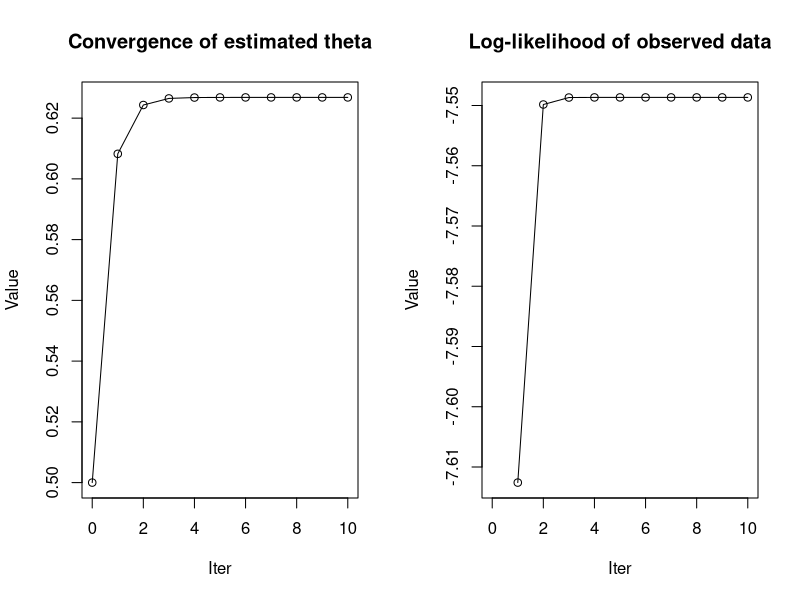
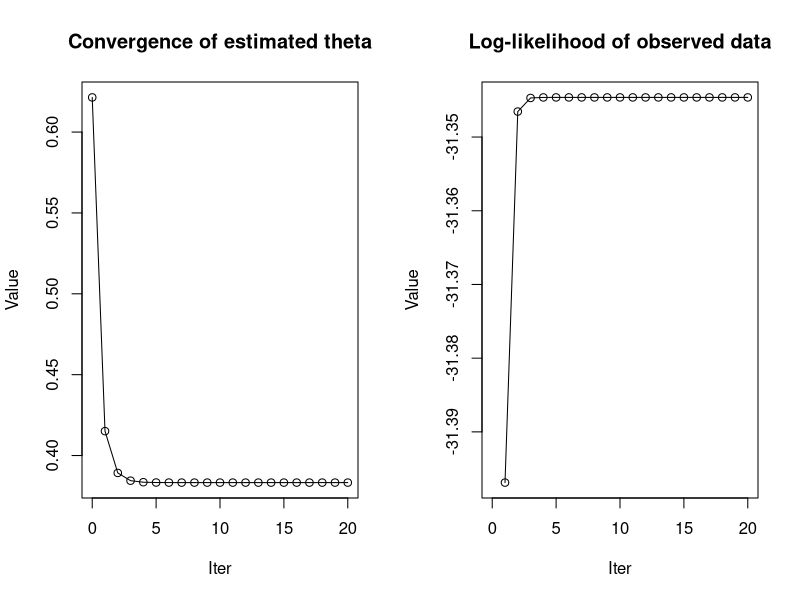
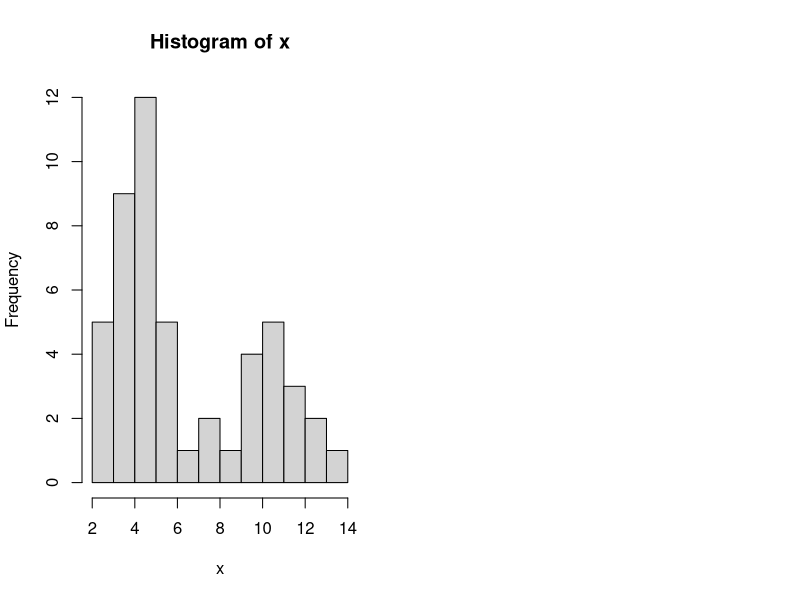
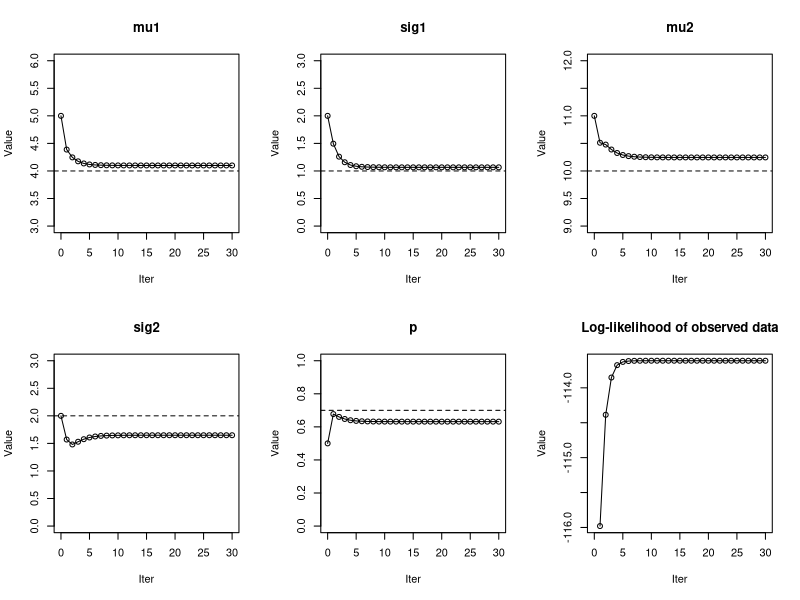
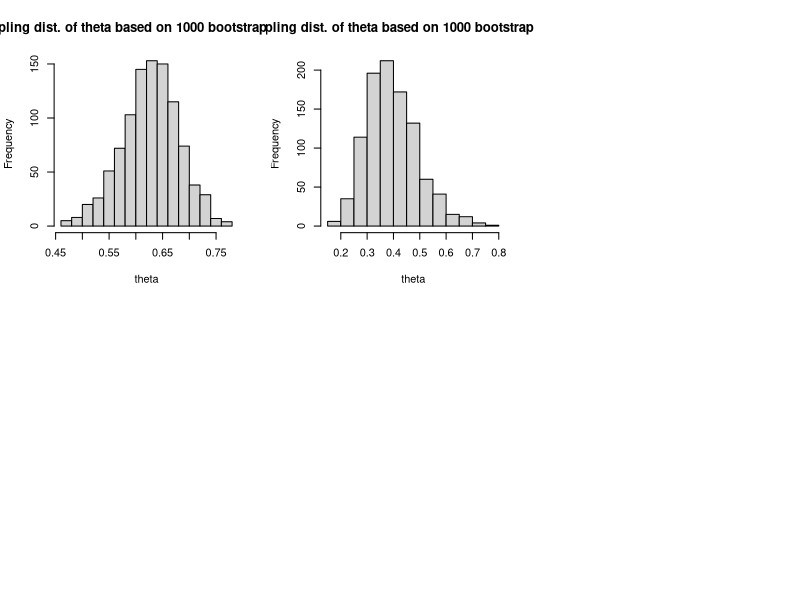
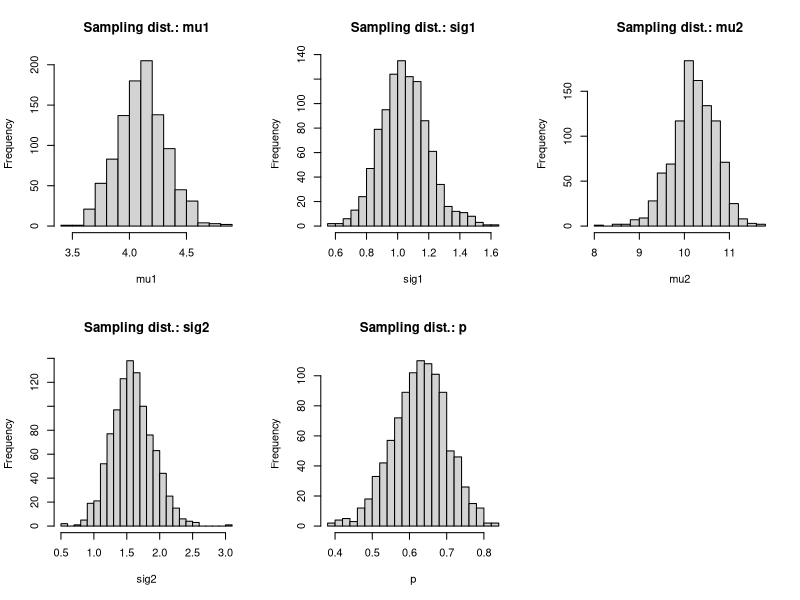

R code for these plots, in order:
#=====================================
#R code for chapter 7
#=====================================

#====================================================
#Example: Multinomial observations
x=c(125,18,20,34) #Original observations for the four cells
M=10 #Number of EM iterations
resvec=loglik=rep(NA,M+1)
resvec[1]=0.5 #Initial value

for(i in 2:(M+1)){
	z12=x[1]*resvec[i-1]/(2+resvec[i-1])
	nexttheta=(z12+x[4])/(z12+sum(x[2:4]))
	resvec[i]=nexttheta
	loglik[i]=dmultinom(x,size=sum(x),prob=c(0.5+nexttheta/4,
		(1-nexttheta)/4,(1-nexttheta)/4,nexttheta/4),log=T)
}

par(mfrow=c(1,2))
plot(0:M,resvec,type="o",main="Convergence of estimated theta",xlab="Iter",ylab="Value")
plot(0:M,loglik,type="o",main="Log-likelihood of observed data",xlab="Iter",ylab="Value")

#====================================================
#Example: Censored observations
x=c(0.920,1.382,2.552,0.920,1.333,2.497,0.957,0.509,0.578,0.939,3.519,0.299,0.607,1.679,3.491,3.565)
#Assume also that there are 4 censored observations; we only know that they are >4.
m=length(x); n=4; cc=4 #c is an internal command so we use cc instead
M=20 #Number of EM iterations
resvec=loglik=rep(NA,M+1)
resvec[1]=1/mean(x) #Initial value

for(i in 2:(M+1)){
	nexttheta=(m+n)/(sum(x)+(n*cc*resvec[i-1]+n)/resvec[i-1])
	resvec[i]=nexttheta
	loglik[i]=n*log(1-pexp(cc,rate=nexttheta))+sum(dexp(x,rate=nexttheta,log=T))
}

plot(0:M,resvec,type="o",main="Convergence of estimated theta",xlab="Iter",ylab="Value")
plot(0:M,loglik,type="o",main="Log-likelihood of observed data",xlab="Iter",ylab="Value")
#Data was actually generated based on a true theta of 0.5

#====================================================
#Example: Mixture distributions

#Generate data
set.seed(160)
y1=rnorm(50,mean=4,sd=1); y2=rnorm(50,mean=10,sd=2);
component=sample(1:2,size=50,replace=T,prob=c(0.7,0.3))
x=c(y1[which(component==1)],y2[which(component==2)]) #Note how we pick the correct element from y1/y2
x=sample(x) #Shuffle them
hist(x,breaks=10)

M=30 #Number of EM iterations
resmat=matrix(NA,nrow=M+1,ncol=5) #Columns are mu1,sig1,mu2,sig2,p
resmat[1,]=c(5,2,11,2,0.5) #Initial value
loglik=rep(NA,M+1)

for(i in 2:(M+1)){
	mu10=resmat[i-1,1]; sig10=resmat[i-1,2]
	mu20=resmat[i-1,3]; sig20=resmat[i-1,4]; p0=resmat[i-1,5]
	q0vec=p0*dnorm(x,mu10,sig10)/(p0*dnorm(x,mu10,sig10)+(1-p0)*dnorm(x,mu20,sig20))
	
	mu11=sum(q0vec*x)/sum(q0vec); sig11=sqrt(sum(q0vec*(x-mu11)^2)/sum(q0vec))
	mu21=sum((1-q0vec)*x)/sum((1-q0vec)); sig21=sqrt(sum((1-q0vec)*(x-mu21)^2)/sum((1-q0vec)))
	p1=mean(q0vec)
	resmat[i,]=c(mu11,sig11,mu21,sig21,p1)
	loglik[i]=sum(log(p1*dnorm(x,mu11,sig11)+(1-p1)*dnorm(x,mu21,sig21)))
}

par(mfrow=c(2,3))
plot(0:M,resmat[,1],type="o",main="mu1",ylim=c(3,6),xlab="Iter",ylab="Value"); abline(h=4,lty=2)
plot(0:M,resmat[,2],type="o",main="sig1",ylim=c(0,3),xlab="Iter",ylab="Value"); abline(h=1,lty=2)
plot(0:M,resmat[,3],type="o",main="mu2",ylim=c(9,12),xlab="Iter",ylab="Value"); abline(h=10,lty=2)
plot(0:M,resmat[,4],type="o",main="sig2",ylim=c(0,3),xlab="Iter",ylab="Value"); abline(h=2,lty=2)
plot(0:M,resmat[,5],type="o",main="p",ylim=c(0,1),xlab="Iter",ylab="Value"); abline(h=0.7,lty=2)
plot(0:M,loglik,type="o",main="Log-likelihood of observed data",xlab="Iter",ylab="Value")

#====================================================
#Standard error: Multinomial observations
#Method 1
library(numDeriv)
loglikfun=function(theta,dat){
	return(dmultinom(dat,size=sum(dat),prob=c(0.5+theta/4,(1-theta)/4,(1-theta)/4,theta/4),log=T))
}
dat=c(125,18,20,34)
theta=0.62682149762889672
GG=grad(loglikfun,theta,dat=dat) #Gradient, should be 0 at mle
HH=hessian(loglikfun,theta,dat=dat)
GG; sqrt(1/-HH) #SE

#Method 2
xx=c(rep(1,125),rep(2,18),rep(3,20),rep(4,34))
B=1000 #Number of bootstrap samples
M=20 #Number of EM iterations
resvec=rep(NA,B)
set.seed(123)
for(i in 1:B){
	theta=0.5 #Initial value
	thisx=sample(xx,replace=T) #Sample from original data
	y=table(thisx) #Cell counts for this bootstrap sample
	for(j in 1:M){
		z12=y[1]*theta/(2+theta)
		theta=(z12+y[4])/(z12+sum(y[2:4]))
	}
	resvec[i]=theta
	if(i%%100==0) print(i)
}
hist(resvec,main="Sampling dist. of theta based on 1000 bootstrap samples",xlab="theta",breaks=20)
sd(resvec)

#====================================================
#Standard error: Censored observations
#Method 1
library(numDeriv)
loglikfun=function(theta,dat,cc,n){
	return(n*log(1-pexp(cc,rate=theta))+sum(dexp(dat,rate=theta,log=T)))
}
dat=c(0.920,1.382,2.552,0.920,1.333,2.497,0.957,0.509,0.578,0.939,3.519,0.299,0.607,1.679,3.491,3.565)
n=4; cc=4; theta=0.38326107265
GG=grad(loglikfun,theta,dat=dat,cc=cc,n=n) #Gradient, should be 0 at mle
HH=hessian(loglikfun,theta,dat=dat,cc=cc,n=n)
GG; sqrt(1/-HH) #SE

#Method 2
B=1000 #Number of bootstrap samples
M=30 #Number of EM iterations
resvec=rep(NA,B)
set.seed(123)
for(i in 1:B){
	theta=0.5 #Initial value
	thisind=sample(1:20,replace=T) #Sample the indices
	cc=4; n=sum(thisind>=17); m=20-n #n is number of censored obs
	thisx=dat[thisind[thisind<=16]] #Observed data in bootstrap sample
	for(j in 1:M){
		nexttheta=(m+n)/(sum(thisx)+(n*cc*theta+n)/theta)
		theta=nexttheta
	}
	resvec[i]=theta
	if(i%%100==0) print(i)
}
hist(resvec,main="Sampling dist. of theta based on 1000 bootstrap samples",xlab="theta",breaks=20)
sd(resvec)

#====================================================
#Standard error: Mixture distributions
#Method 1
library(numDeriv)
loglikfun=function(theta,dat){ #Note that theta is a vector parameter (cannot use multiple arguments)
	mu1=theta[1]; sig1=theta[2]; mu2=theta[3]; sig2=theta[4]; p=theta[5]
	return(sum(log(p*dnorm(dat,mu1,sig1)+(1-p)*dnorm(dat,mu2,sig2))))
}
#Generate data set
set.seed(160)
y1=rnorm(50,mean=4,sd=1); y2=rnorm(50,mean=10,sd=2);
component=sample(1:2,size=50,replace=T,prob=c(0.7,0.3))
x=c(y1[which(component==1)],y2[which(component==2)]) #Note how we pick the correct element from y1/y2
dat=sample(x)

thetamle=c(4.09986063703316006,1.06565631064516997,10.24527945167525189,
		1.64816000488422931,0.63159485412309035)
GG=grad(loglikfun,thetamle,dat=dat) #Gradient, should be 0 at mle
HH=hessian(loglikfun,thetamle,dat=dat)
GG; solve(-HH) #Var-cov matrix
sqrt(diag(solve(-HH))) #SE of parameters

#Method 2
B=1000 #Number of bootstrap samples
M=50 #Number of EM iterations
resmat=matrix(NA,nrow=B,ncol=5)
set.seed(123)
for(i in 1:B){
	theta=thetamle #Initial value
	thisx=sample(dat,replace=T)
	for(j in 1:M){
		mu10=theta[1]; sig10=theta[2]
		mu20=theta[3]; sig20=theta[4]; p0=theta[5]
		q0vec=p0*dnorm(thisx,mu10,sig10)/(p0*dnorm(thisx,mu10,sig10)+(1-p0)*dnorm(thisx,mu20,sig20))
		
		mu11=sum(q0vec*thisx)/sum(q0vec); sig11=sqrt(sum(q0vec*(thisx-mu11)^2)/sum(q0vec))
		mu21=sum((1-q0vec)*thisx)/sum((1-q0vec)); sig21=sqrt(sum((1-q0vec)*(thisx-mu21)^2)/sum((1-q0vec)))
		p1=mean(q0vec)
		theta=c(mu11,sig11,mu21,sig21,p1)
	}
	resmat[i,]=theta
	if(i%%100==0) print(i)
}

par(mfrow=c(2,3))
hist(resmat[,1],main="Sampling dist.: mu1",xlab="mu1",breaks=20)
hist(resmat[,2],main="Sampling dist.: sig1",xlab="sig1",breaks=20)
hist(resmat[,3],main="Sampling dist.: mu2",xlab="mu2",breaks=20)
hist(resmat[,4],main="Sampling dist.: sig2",xlab="sig2",breaks=20)
hist(resmat[,5],main="Sampling dist.: p",xlab="p",breaks=20)
apply(resmat,2,sd) #Calculate sd columnwise
